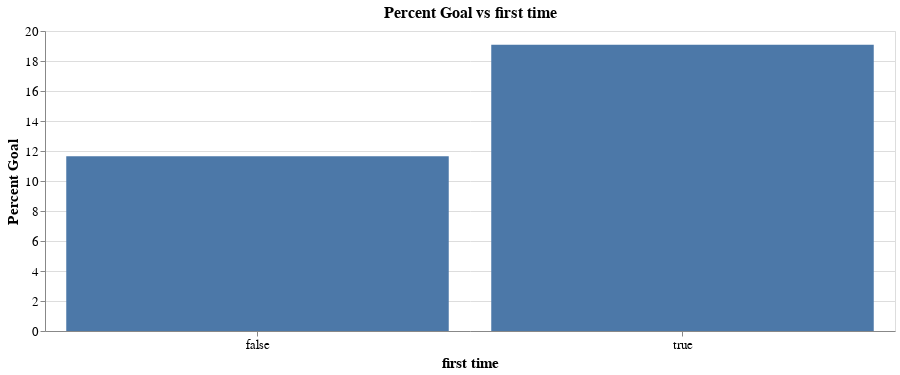

Notebook code for this chart:
### Markdown cell above
#### 2.3.3 Percent goals by first time

### Code cell
plot_percent_goal_vs_attr("first time", "bar")

### Figure 1 — Vega-Lite specification as saved in the notebook (floating-point values rounded to 4 significant figures)
{"$schema": "https://vega.github.io/schema/vega-lite/v3.4.0.json", "config": {"axis": {"labelFontSize": 13, "titleFontSize": 15}, "mark": {"tooltip": null}, "title": {"fontSize": 16}, "view": {"height": 300, "width": 400}}, "data": {"name": "data-f07a6843d14ea8145e2d1fc190278d40"}, "datasets": {"data-f07a6843d14ea8145e2d1fc190278d40": [{"Goal": 580, "No Goal": 4399, "Percent Goal": 11.65, "first time": false}, {"Goal": 424, "No Goal": 1797, "Percent Goal": 19.08, "first time": true}]}, "encoding": {"x": {"axis": {"labelAngle": 0, "title": "first time"}, "field": "first time", "type": "nominal"}, "y": {"axis": {"title": "Percent Goal"}, "field": "Percent Goal", "type": "quantitative"}}, "height": 300, "mark": "bar", "title": "Percent Goal vs first time", "width": 850}
